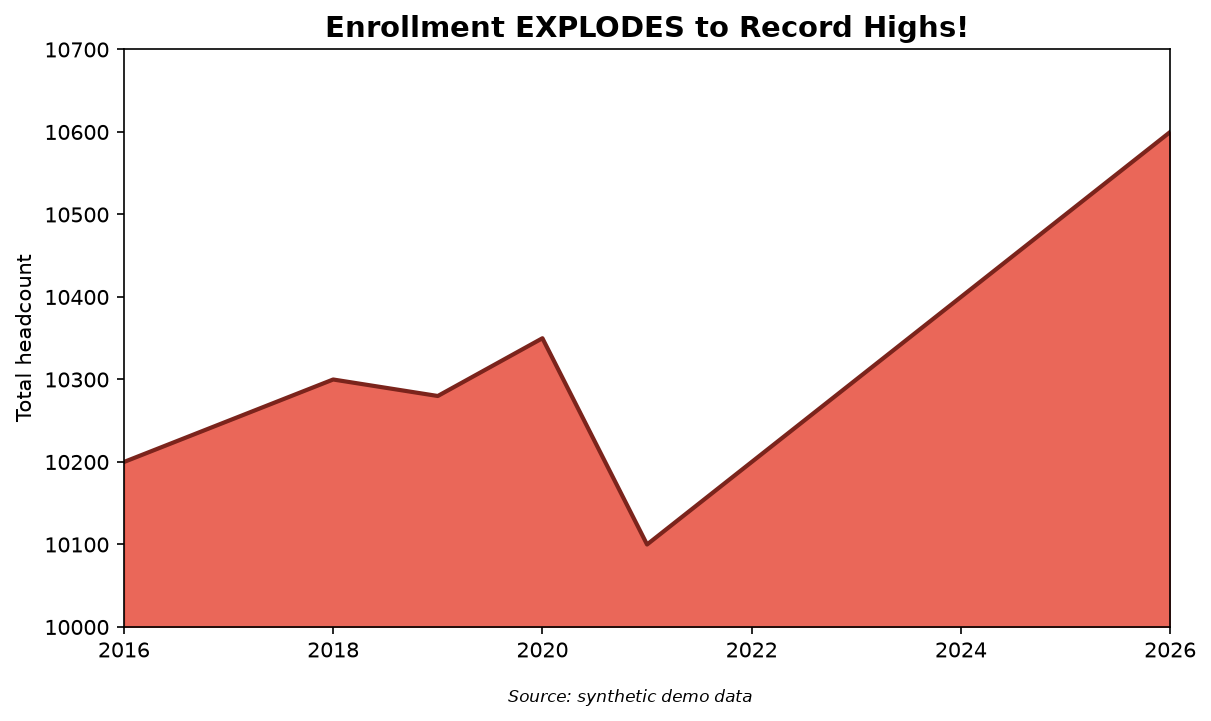

Generate this figure with Python:
"""DELIBERATELY BAD: area chart with the y-axis starting at 10,000.

Headcount drifts from ~10,200 to ~10,600 over a decade — a 3.9% change — but
with the axis starting at 10,000, the filled area balloons upward and the
growth looks explosive. Area charts are extra vulnerable to this because the
filled region reads as "amount", and truncating the axis inflates that
amount. See teaching-note.md and fixed.py.
All data is synthetic, invented for teaching.
"""
import matplotlib
matplotlib.use("Agg")  # headless-safe
import matplotlib.pyplot as plt
import os

HERE = os.path.dirname(os.path.abspath(__file__))

years = list(range(2016, 2027))
headcount = [10200, 10250, 10300, 10280, 10350, 10100,
             10200, 10300, 10400, 10500, 10600]  # synthetic demo data

fig, ax = plt.subplots(figsize=(9, 5))
ax.fill_between(years, headcount, 10000, color="#e74c3c", alpha=0.85)
ax.plot(years, headcount, color="#7b241c", linewidth=2)
ax.set_ylim(10000, 10700)  # <-- THE SIN: axis starts at 10,000
ax.set_xlim(2016, 2026)
ax.set_ylabel("Total headcount")
ax.set_title("Enrollment EXPLODES to Record Highs!", fontsize=14,
             fontweight="bold")
fig.text(0.5, 0.01, "Source: synthetic demo data", ha="center",
         fontsize=8, style="italic")
fig.savefig(os.path.join(HERE, "bad.png"), dpi=150, bbox_inches="tight")
print("saved", os.path.join(HERE, "bad.png"))
